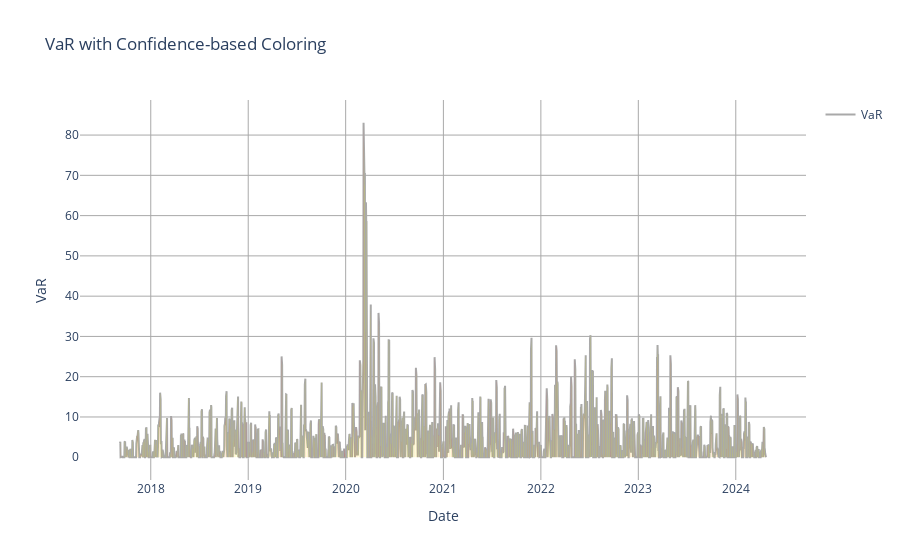

Notebook code for this chart:
### Code cell
fig = plot_VaR(my_res_2)
fig.show()
